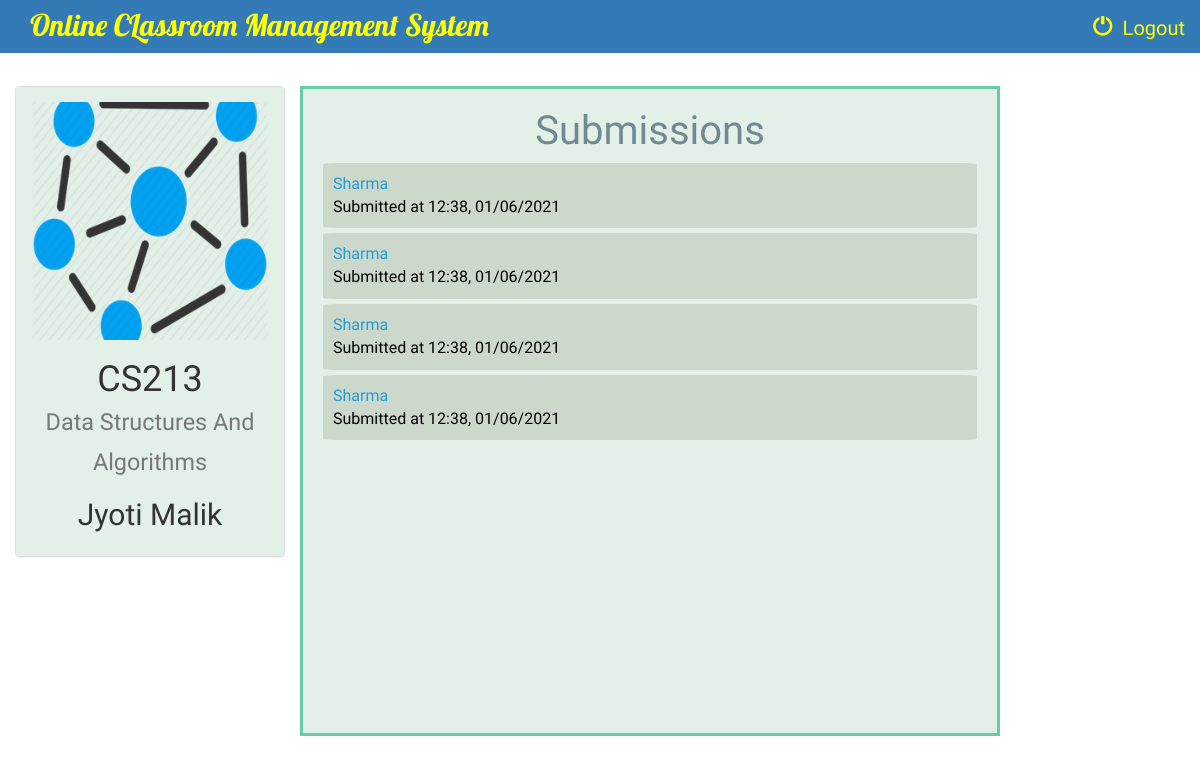
The app's page /instructor/8/view_all_submissions/ (signed in) with its own data.
### instructor/models.py (models this page shows, shortened)
class Course(models.Model):
    name = models.CharField(max_length=100)
    code = models.CharField(max_length=100)
    instructor = models.ForeignKey(Instructor, on_delete=models.CASCADE)
    course_logo = models.FileField(default=1)

class Instructor(models.Model):
    user = models.ForeignKey(User,on_delete=models.CASCADE, default=1)
    name = models.CharField(max_length=100)
    information = models.CharField(max_length=1000,default=1)
    def __str__(self):
        return self.name

class Submission(models.Model):
    file_submitted = models.FileField(default='')
    time_submitted = models.CharField(max_length=100)
    user = models.ForeignKey(User,on_delete=models.CASCADE, default=1)
    assignment = models.ForeignKey(Assignment,on_delete=models.CASCADE, default=1)
    CHOICES = [(i+1, i+1) for i in range(10)]
    feedback = models.IntegerField(choices=CHOICES)

### instructor/views.py (the view)
# urls.py: re_path(r'^(?P<assignment_id>[0-9]+)/view_all_submissions/$', views.view_all_submissions, name='view_all_submissions'),
@login_required
def view_all_submissions(request,assignment_id):
    assignment = Assignment.objects.get(id=assignment_id)
    submissions = Submission.objects.filter(assignment=assignment)
    course = assignment.course
    return render(request, 'instructor/view_all_submissions.html', {'submissions' : submissions,'course': course})

### instructor/templates/instructor/view_all_submissions.html (shortened to what this page needs)
{% extends 'instructor/instructor_basic_page.html' %}
{% block body %}
<br>
<div class="container-fluid songs-container">
    <div class="row">
        <div class="col-sm-6 col-md-3">
            <div class="panel panel-default">
                <div class="panel-body" style="background-color: #e3f0e8;border: 0px solid #66cdaa;">
                    <a href="{% url 'instructor:instructor_detail' course.id %}">
                        {% if course.course_logo %}
                            <img src="{{ course.course_logo.url }}" class="img-responsive">
                        {% else %}
                            <h3>No image to display</h3>
                        {% endif %}
                    </a>
                    <h1 align="center">{{ course.code }}<br> <small>{{ course.name }}</small></h1>
                    <h2 align="center">{{ course.instructor }}</h2>
                </div>
            </div>
        </div>
       <div class="col-sm-7" style="align:center; overflow-y: scroll; height:650px;border: 3px solid #66cdaa;background-color:#e3f0e8;color:black;font-family: 'Abhaya Libre';font-size:16px;">
        <h3 align="center"; style="text-align:center;font-family:Volkhov,cursive;font-size:40px;color: #728892">Submissions</h3>
    {% for submission in submissions reversed %}
<div style="background-color:#CDD8CD; border-radius:2%;padding:10px; margin:5px">
    <a href="{{ submission.file_submitted.url }}" style="color: #209dd4">{{ submission.user }}</a><br>
    Submitted at {{ submission.time_submitted }}<br>
</div>
    {% endfor %}
        </div>
</div>
{% endblock %}

### instructor/templates/instructor/instructor_basic_page.html (style rules this page uses)
a { color: yellow; }
body { background: url('https://i.pinimg.com/originals/5d/5d/79/5d5d79ab40f17440b11dfdf9cd0f1f08.jpg') no-repeat center center fixed; background-size: cover; font-family: Ledger;font-size: 20px; }

### records on screen
Course: course_logo (picture), code "CS213", name "Data Structures And Algorithms", instructor "Jyoti Malik"
Submission: user "Sharma", time_submitted "12:38, 01/06/2021"
Submission: user "Sharma", time_submitted "12:38, 01/06/2021"
Submission: user "Sharma", time_submitted "12:38, 01/06/2021"
Submission: user "Sharma", time_submitted "12:38, 01/06/2021"
